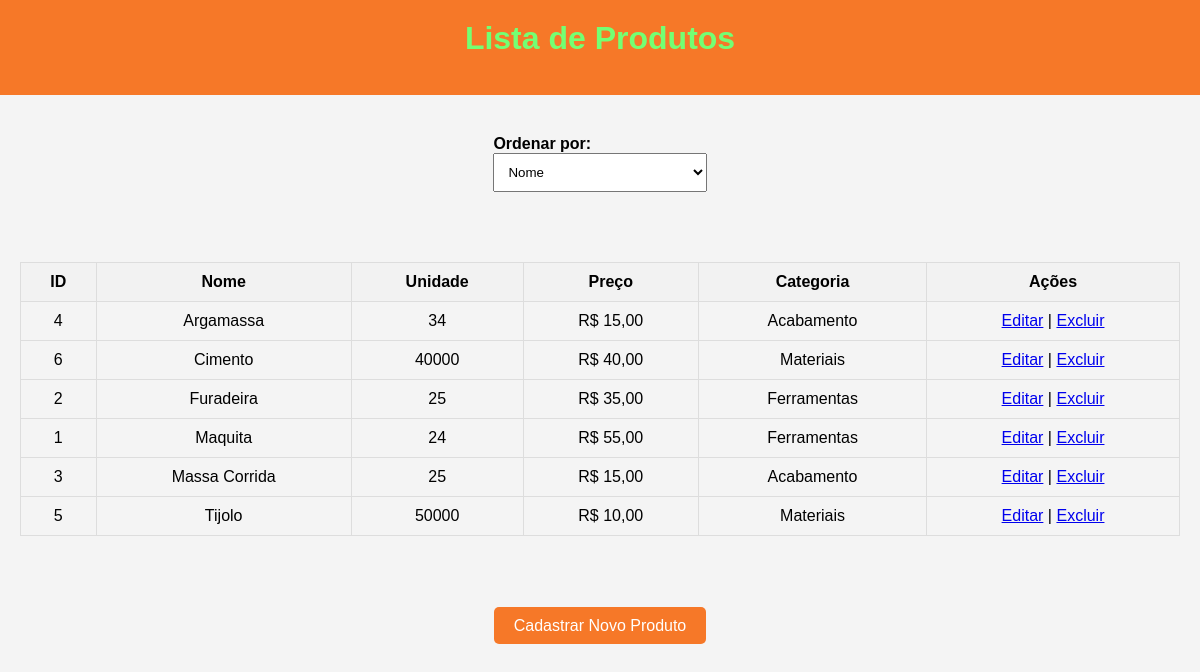
The page /listar_produto.php on the database as committed earlier.
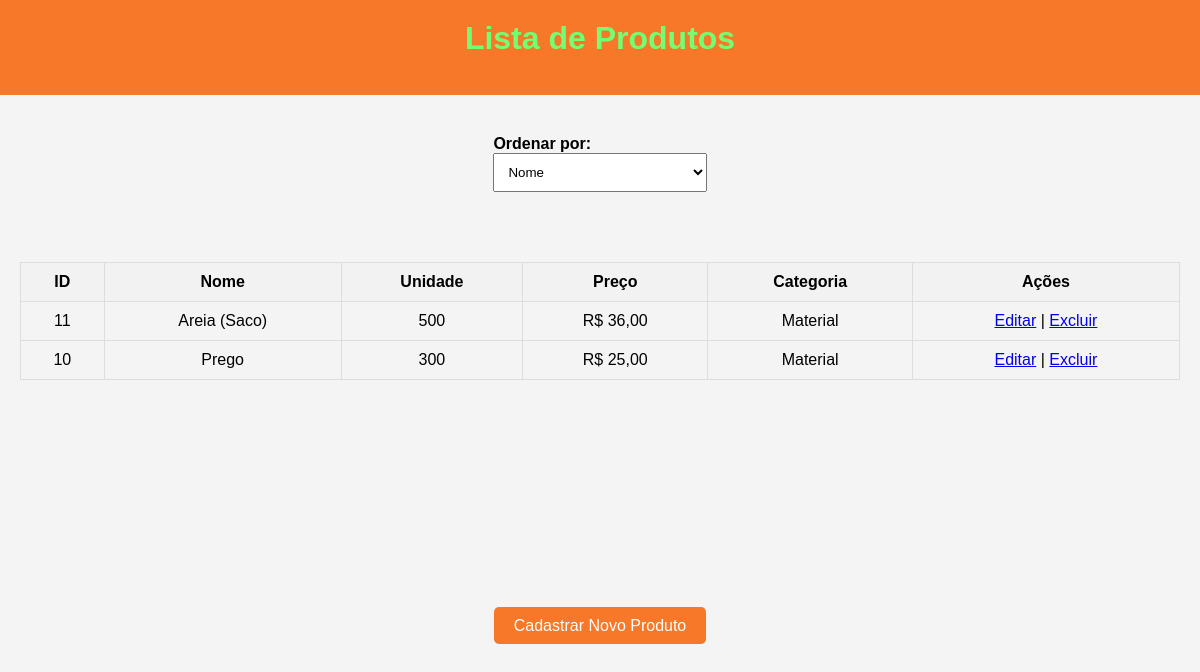
The same page on the database as committed later.
### tables this page shows
CREATE TABLE IF NOT EXISTS `produtos` (
  `id_produto` int NOT NULL AUTO_INCREMENT,
  `nome` varchar(50) NOT NULL,
  `unidade` int NOT NULL,
  `preco` decimal(10,2) NOT NULL DEFAULT '0.00',
  `categoria_id` int NOT NULL DEFAULT '0',
  PRIMARY KEY (`id_produto`),
  KEY `id_categoria` (`categoria_id`) USING BTREE,
  CONSTRAINT `FK_produtos_categorias` FOREIGN KEY (`categoria_id`) REFERENCES `categorias` (`id_categoria`)
);

CREATE TABLE IF NOT EXISTS `categorias` (
  `id_categoria` int NOT NULL AUTO_INCREMENT,
  `nome` varchar(50) DEFAULT NULL,
  PRIMARY KEY (`id_categoria`),
  UNIQUE KEY `nome` (`nome`)
);

### listar_produto.php (the view, shortened to what this page needs)
<?php
include 'db.php';
$orderBy = isset($_GET['order']) ? $_GET['order'] : 'nome';
$query = "SELECT p.id_produto, p.nome, p.unidade, p.preco, c.nome AS categoria FROM produtos p
          JOIN categorias c ON p.categoria_id = c.id_categoria ORDER BY $orderBy ASC";
$stmt = $pdo->query($query);
?>
<!DOCTYPE html>
<html lang="pt-br">
<head>
    <link rel="stylesheet" href="style.css">
</head>
<body>
    <header>
        <h1>Lista de Produtos</h1>
        <a href="cadastrar_produto.php" class="btn">Cadastrar Novo Produto</a>
    </header>
    <section class="filters">
        <form action="listar_produtos.php" method="GET">
            <label for="order">Ordenar por:</label>
            <select name="order" id="order" onchange="this.form.submit()">
                <option value="nome" <?php echo ($orderBy == 'nome') ? 'selected' : ''; ?>>Nome</option>
            </select>
        </form>
    </section>
    <section class="product-list">
        <table>
            <thead>
                <tr>
                    <th>ID</th>
                    <th>Nome</th>
                    <th>Unidade</th>
                    <th>Preço</th>
                    <th>Categoria</th>
                    <th>Ações</th>
                </tr>
            </thead>
            <tbody>
                <?php while ($row = $stmt->fetch()): ?>
                    <tr class="<?= ($row['unidade'] <= 5) ? 'stock-low' : ''; ?>">
                        <td><?= $row['id_produto']; ?></td>
                        <td><?= $row['nome']; ?></td>
                        <td><?= $row['unidade']; ?></td>
                        <td>R$ <?= number_format($row['preco'], 2, ',', '.'); ?></td>
                        <td><?= $row['categoria']; ?></td>
                        <td>
                            <a href="atualizar_produto.php?id=<?= $row['id_produto']; ?>">Editar</a> |
                            <a href="deletar_produto.php?id=<?= $row['id_produto']; ?>">Excluir</a>
                        </td>
                    </tr>
                <?php endwhile; ?>
            </tbody>
        </table>
    </section>
</body>
</html>

Rows that differ between the two databases and show on the page:
removed produtos: id_produto "4", nome "Argamassa", unidade "34", preco "15,00", categoria.nome "Acabamento"
removed produtos: id_produto "6", nome "Cimento", unidade "40000", preco "40,00", categoria.nome "Materiais"
removed produtos: id_produto "2", nome "Furadeira", unidade "25", preco "35,00", categoria.nome "Ferramentas"
removed produtos: id_produto "1", nome "Maquita", unidade "24", preco "55,00", categoria.nome "Ferramentas"
removed produtos: id_produto "3", nome "Massa Corrida", unidade "25", preco "15,00", categoria.nome "Acabamento"
removed produtos: id_produto "5", nome "Tijolo", unidade "50000", preco "10,00", categoria.nome "Materiais"
added produtos: id_produto "11", nome "Areia (Saco)", unidade "500", preco "36,00", categoria.nome "Material"
added produtos: id_produto "10", nome "Prego", unidade "300", preco "25,00", categoria.nome "Material"
